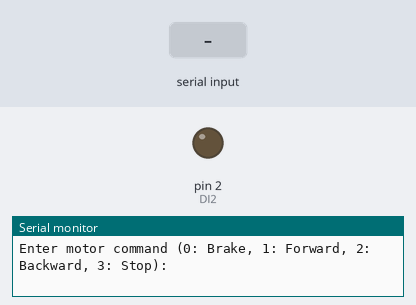
The program below on a simulated Arduino Uno, built with avr-gcc and run on an emulated ATmega328P. On the bench: output pins drawn as LEDs (lit = HIGH), the last lines printed to the serial monitor. Inputs (shaded band) come from the test bench. Pins used as bus, display or sensor lines are not drawn.

Above: at 1.2 s.
1.3 s: "0\n" received over Serial
At 1.6 s:
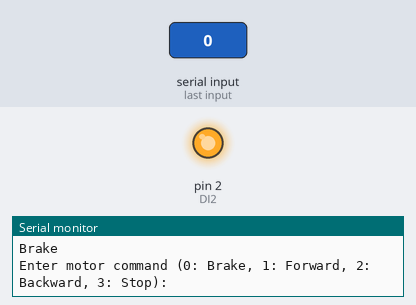
2.8 s: "90,45\n" received over Serial
4.3 s: "1\n" received over Serial
Timing chart, 0 to 7.3 s (numbered marks = the images above; inputs shaded):
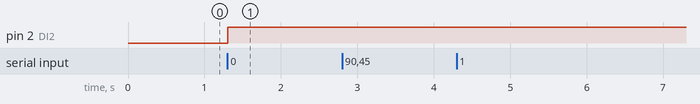

Measured:
- after the input at 1.3 s, pin 2 (DI2): LOW → HIGH at once

The program:

main.cpp
```cpp
#include <Arduino.h>

// TA8080 GPIO
#define DI1 1
#define DI2 2
// Motor control combinations
#define Brake 0
#define Forward 1
#define Backward 2
#define Stop 3

// Function to set motor driver state
void motorDriverSetup(uint8_t combination);

void setup() {
  // Initialize serial communication
  Serial.begin(9600);

  // Initialize GPIO pins
  pinMode(DI1, OUTPUT);
  pinMode(DI2, OUTPUT);
}

void loop() {
  // Wait for user input to set motor state
  // Prompt the user
  Serial.println("Enter motor command (0: Brake, 1: Forward, 2: Backward, 3: Stop):");

  // Wait until something is available (avoid tight busy-wait)
  while (!Serial.available()) {
    delay(10);
  }

  // Read an integer from the serial input. This handles ASCII digits (e.g. '0')
  // and multi-digit numbers, and skips non-numeric characters.
  int command = Serial.parseInt();

  // Clear up to the end of line so leftover CR/LF won't affect next read
  while (Serial.available()) {
    char c = Serial.read();
    if (c == '\n') break;
  }

  if (command < 0 || command > 3) {
    Serial.println("Invalid command");
  } else {
    motorDriverSetup((uint8_t)command);
  }
  delay(50);
}

void motorDriverSetup(uint8_t combination) {
  switch (combination) {
    case 0:
      Serial.println("Brake");
      digitalWrite(DI1, HIGH);
      digitalWrite(DI2, HIGH);
      break;
    case 1:
      Serial.println("Forward");
      digitalWrite(DI1, LOW);
      digitalWrite(DI2, HIGH);
      break;
    case 2:
      Serial.println("Backward");
      digitalWrite(DI1, HIGH);
      digitalWrite(DI2, LOW);
      break;
    case 3:
      Serial.println("Stop");
      digitalWrite(DI1, LOW);
      digitalWrite(DI2, LOW);
      break;
    default:
      // Invalid combination, do nothing or handle error
      break;
  }
}
```
